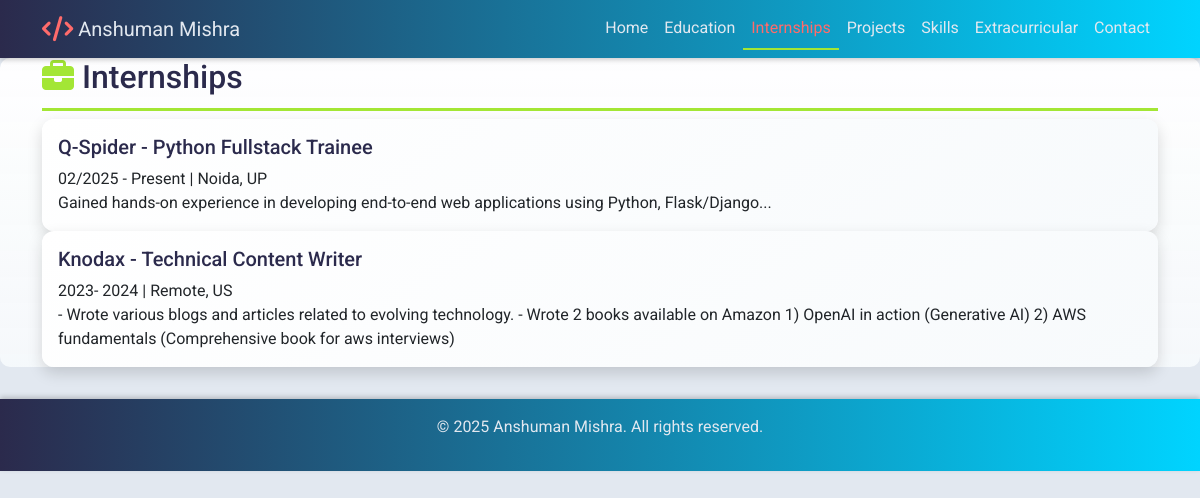
Screenshot of /internships/ with the database file from the repository.
### myportfolio/models.py (models this page shows, shortened)
class Internship(models.Model):
    company = models.CharField(max_length=100)
    role = models.CharField(max_length=100)
    duration = models.CharField(max_length=50)
    location = models.CharField(max_length=100)
    description = models.TextField()

### myportfolio/views.py (the view)
# urls.py: path('internships/', views.internships, name='internships'),
def internships(request):
    internships = Internship.objects.all()
    return render(request, 'myportfolio/internships.html', {'internships': internships})

### myportfolio/templates/myportfolio/internships.html (shortened to what this page needs)
{% extends 'myportfolio/base.html' %}
{% block content %}
    <section class="section animate__animated animate__fadeIn">
        <div class="container">
            <h2 class="animate__animated animate__fadeInLeft"><i class="fas fa-briefcase" style="color: var(--accent2);"></i> Internships</h2>
            {% for internship in internships %}
            <div class="card">
                <div class="card-body">
                    <h5 class="card-title">{{ internship.company }} - {{ internship.role }}</h5>
                    <p class="card-text">
                        {{ internship.duration }} | {{ internship.location }}<br>
                        {{ internship.description }}
                    </p>
                </div>
            </div>
            {% endfor %}
        </div>
    </section>
{% endblock %}

### myportfolio/static/myportfolio/css/style.css (style rules this page uses)
:root { --primary: #2B2A4C; --secondary: #00D4FF; --accent1: #FF6B6B; --accent2: #A3E635; --background: #E2E8F0; --text: #1A1A2E; }
body { background-color: var(--background); color: var(--text); font-family: 'Roboto', sans-serif; overflow-x: hidden; scroll-behavior: smooth; }
.card { border: none; border-radius: 12px; background: linear-gradient(145deg, #FFFFFF, #F7FAFC); box-shadow: 0 6px 15px rgba(0, 0, 0, 0.15); transition: transform 0.4s ease, box-shadow 0.4s ease, background 0.4s ease; opacity: 0; position: relative; overflow: hidden; }
.card.animate { opacity: 1; animation: slideInUp 0.6s ease forwards; }
.card::after { content: ''; position: absolute; top: 0; left: 0; width: 100%; height: 100%; background: linear-gradient(180deg, rgba(43, 42, 76, 0.4), transparent); opacity: 0; transition: opacity 0.4s ease; }
.card-title { color: var(--primary); transition: color 0.4s ease; }
.section { background: linear-gradient(to bottom, rgba(255, 255, 255, 0.95), rgba(247, 250, 252, 0.9)); margin-bottom: 2rem; position: relative; border-radius: 10px; }
.section h2 { color: var(--primary); border-bottom: 3px solid var(--accent2); padding-bottom: 0.7rem; }

### rows the page displays
Internship: company "Q-Spider", role "Python Fullstack Trainee", duration "02/2025 - Present", location "Noida, UP", description "Gained hands-on experience in developing end-to-end web applications using Python, Flask/Django..."
Internship: company "Knodax", role "Technical Content Writer", duration "2023- 2024", location "Remote, US", description "- Wrote various blogs and articles related to evolving technology. - Wrote 2 books available on Amazon 1) OpenAI in action (Generative AI) 2) AWS fundamentals (Comprehensive book for aws interviews)"
